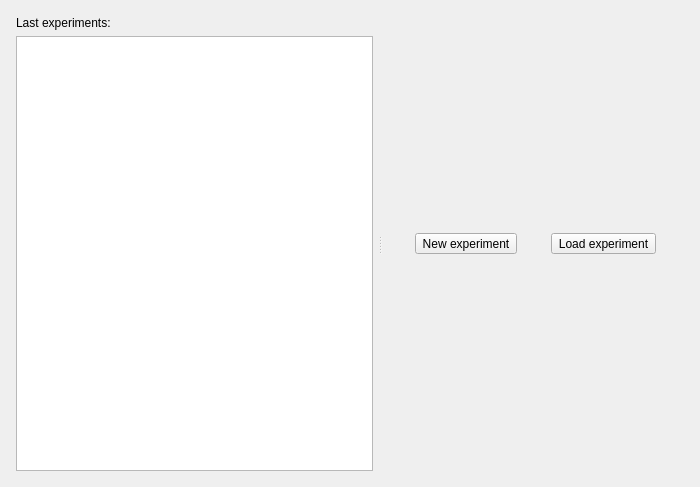
<?xml version="1.0" encoding="UTF-8"?>
<ui version="4.0">
 <class>Home</class>
 <widget class="QWidget" name="Home">
  <property name="geometry">
   <rect>
    <x>0</x>
    <y>0</y>
    <width>700</width>
    <height>487</height>
   </rect>
  </property>
  <property name="sizePolicy">
   <sizepolicy hsizetype="Expanding" vsizetype="Expanding">
    <horstretch>0</horstretch>
    <verstretch>0</verstretch>
   </sizepolicy>
  </property>
  <property name="windowTitle">
   <string>Form</string>
  </property>
  <property name="locale">
   <locale language="English" country="UnitedStates"/>
  </property>
  <layout class="QGridLayout" name="gridLayout">
   <item row="0" column="0">
    <layout class="QGridLayout" name="gridLayout_4">
     <item row="0" column="0">
      <widget class="QSplitter" name="splitter">
       <property name="orientation">
        <enum>Qt::Horizontal</enum>
       </property>
       <widget class="QWidget" name="verticalLayoutWidget">
        <layout class="QVBoxLayout" name="verticalLayout">
         <property name="leftMargin">
          <number>5</number>
         </property>
         <property name="topMargin">
          <number>5</number>
         </property>
         <property name="rightMargin">
          <number>5</number>
         </property>
         <property name="bottomMargin">
          <number>5</number>
         </property>
         <item>
          <widget class="QLabel" name="label">
           <property name="text">
            <string>Last experiments:</string>
           </property>
          </widget>
         </item>
         <item>
          <widget class="QListView" name="listView">
           <property name="sizePolicy">
            <sizepolicy hsizetype="Expanding" vsizetype="Expanding">
             <horstretch>0</horstretch>
             <verstretch>0</verstretch>
            </sizepolicy>
           </property>
          </widget>
         </item>
        </layout>
       </widget>
       <widget class="QWidget" name="gridLayoutWidget">
        <layout class="QGridLayout" name="gridLayout_2">
         <property name="leftMargin">
          <number>5</number>
         </property>
         <property name="topMargin">
          <number>5</number>
         </property>
         <property name="rightMargin">
          <number>5</number>
         </property>
         <property name="bottomMargin">
          <number>5</number>
         </property>
         <item row="0" column="0">
          <widget class="QToolButton" name="toolNewExperiment">
           <property name="autoFillBackground">
            <bool>false</bool>
           </property>
           <property name="text">
            <string>New experiment</string>
           </property>
           <property name="icon">
            <iconset>
             <normaloff>../icons/document-new.svg</normaloff>../icons/document-new.svg</iconset>
           </property>
           <property name="iconSize">
            <size>
             <width>64</width>
             <height>64</height>
            </size>
           </property>
           <property name="toolButtonStyle">
            <enum>Qt::ToolButtonTextUnderIcon</enum>
           </property>
          </widget>
         </item>
         <item row="0" column="1">
          <widget class="QToolButton" name="toolLoadExperiment">
           <property name="text">
            <string>Load experiment</string>
           </property>
           <property name="icon">
            <iconset>
             <normaloff>../icons/document-open.svg</normaloff>../icons/document-open.svg</iconset>
           </property>
           <property name="iconSize">
            <size>
             <width>64</width>
             <height>64</height>
            </size>
           </property>
           <property name="toolButtonStyle">
            <enum>Qt::ToolButtonTextUnderIcon</enum>
           </property>
          </widget>
         </item>
        </layout>
       </widget>
      </widget>
     </item>
    </layout>
   </item>
  </layout>
 </widget>
 <resources/>
 <connections/>
</ui>
